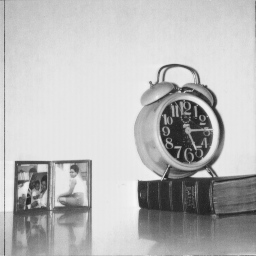
#> input picture clock.tiff, 256 x 256 px
$ python intensity_slicing.py
#> lines starting #> are read from the running program, lines starting #| are printed output that depends on the picture; after the words box and inside, x2 and y2 are one past the last pixel; in counts of white or black regions, pixels touching at a corner belong together
import numpy as np
from PIL import Image
from numpy import array
from numpy.linalg import norm
from scipy import ndimage
from skimage.io import imread


img = imread("clock.tiff")
#> img is the input picture: shape (256, 256); min 32, max 246, mean 186
img1 = imread("clock.tiff")
r,c = img.shape
#> r = 256; c = 256
range_1 =10
range_2 = 60

for i in range(r):
    for j in range(c):
        if img[i,j] >= range_1 and img[i,j] <= range_2:
            img1[i,j] = 255
        else:
            img1[i,j] = 0
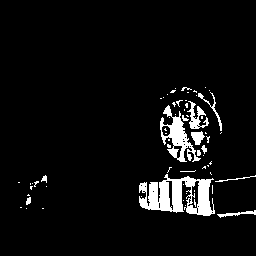
#> img1: shape (256, 256); 5.6% white; 64 white regions (52 under 20 px), largest, box (x1, y1, x2, y2) and area: (139, 174, 215, 216) 1797, (160, 105, 201, 162) 806, (187, 101, 209, 129) 252
# for the intensity slicing the in other process just dont write the else part

output = Image.fromarray(img1)
output.show()
